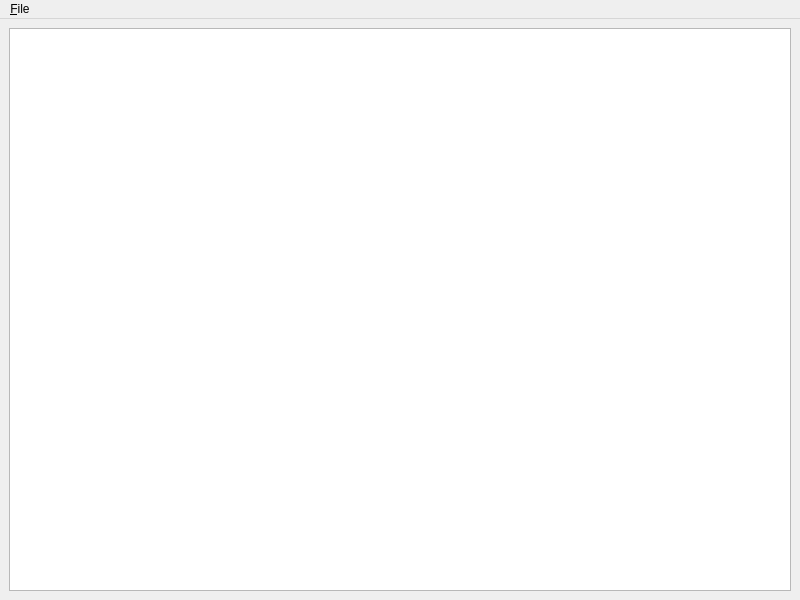
<?xml version="1.0" encoding="UTF-8"?>
<ui version="4.0">
 <class>MainWindow</class>
 <widget class="QMainWindow" name="MainWindow">
  <property name="geometry">
   <rect>
    <x>0</x>
    <y>0</y>
    <width>800</width>
    <height>600</height>
   </rect>
  </property>
  <property name="windowTitle">
   <string>AntiProcTaskTracker</string>
  </property>
  <widget class="QWidget" name="centralwidget">
   <layout class="QVBoxLayout" name="verticalLayout">
    <item>
     <widget class="QTableView" name="tableTasks">
      <property name="selectionBehavior">
       <enum>QAbstractItemView::SelectRows</enum>
      </property>
     </widget>
    </item>
   </layout>
  </widget>
  <widget class="QMenuBar" name="menuBar">
   <property name="geometry">
    <rect>
     <x>0</x>
     <y>0</y>
     <width>800</width>
     <height>21</height>
    </rect>
   </property>
   <widget class="QMenu" name="menuFile">
    <property name="title">
     <string>&amp;File</string>
    </property>
    <addaction name="actionAddTask"/>
    <addaction name="actionRemoveTasks"/>
    <addaction name="actionStartCountdown"/>
    <addaction name="separator"/>
    <addaction name="actionQuit"/>
   </widget>
   <addaction name="menuFile"/>
  </widget>
  <action name="actionStartCountdown">
   <property name="text">
    <string>&amp;Start Countdown</string>
   </property>
   <property name="shortcut">
    <string>Alt+Return</string>
   </property>
  </action>
  <action name="actionQuit">
   <property name="text">
    <string>&amp;Quit</string>
   </property>
  </action>
  <action name="actionAddTask">
   <property name="text">
    <string>&amp;Add Task</string>
   </property>
   <property name="shortcut">
    <string>Ctrl+N</string>
   </property>
  </action>
  <action name="actionRemoveTasks">
   <property name="text">
    <string>&amp;Remove Task(s)</string>
   </property>
   <property name="shortcut">
    <string>Del</string>
   </property>
  </action>
 </widget>
 <resources/>
 <connections/>
</ui>
